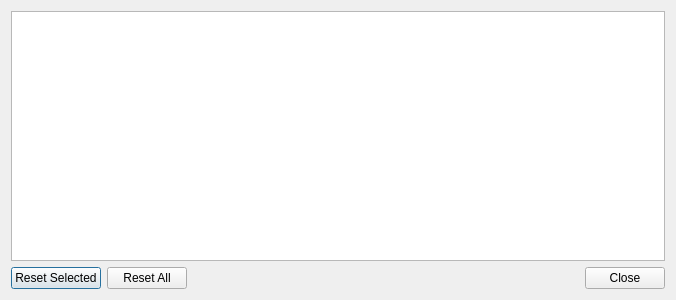
<?xml version="1.0" encoding="UTF-8"?>
<ui version="4.0">
 <class>SongCounter</class>
 <widget class="QDialog" name="SongCounter">
  <property name="geometry">
   <rect>
    <x>0</x>
    <y>0</y>
    <width>676</width>
    <height>300</height>
   </rect>
  </property>
  <property name="windowTitle">
   <string>Song Counter</string>
  </property>
  <property name="windowIcon">
   <iconset resource="softprojector.qrc">
    <normaloff>:/icons/icons/song_count.png</normaloff>:/icons/icons/song_count.png</iconset>
  </property>
  <layout class="QGridLayout" name="gridLayout">
   <item row="0" column="0">
    <widget class="QTableView" name="countTable">
     <property name="selectionBehavior">
      <enum>QAbstractItemView::SelectRows</enum>
     </property>
     <property name="sortingEnabled">
      <bool>true</bool>
     </property>
     <property name="wordWrap">
      <bool>false</bool>
     </property>
     <attribute name="horizontalHeaderStretchLastSection">
      <bool>true</bool>
     </attribute>
     <attribute name="verticalHeaderVisible">
      <bool>false</bool>
     </attribute>
     <attribute name="verticalHeaderDefaultSectionSize">
      <number>20</number>
     </attribute>
    </widget>
   </item>
   <item row="1" column="0">
    <layout class="QHBoxLayout" name="horizontalLayout">
     <item>
      <widget class="QPushButton" name="resetOneButton">
       <property name="text">
        <string>Reset Selected</string>
       </property>
      </widget>
     </item>
     <item>
      <widget class="QPushButton" name="resetButton">
       <property name="text">
        <string>Reset All</string>
       </property>
      </widget>
     </item>
     <item>
      <spacer name="horizontalSpacer">
       <property name="orientation">
        <enum>Qt::Horizontal</enum>
       </property>
       <property name="sizeHint" stdset="0">
        <size>
         <width>40</width>
         <height>20</height>
        </size>
       </property>
      </spacer>
     </item>
     <item>
      <widget class="QPushButton" name="closeButton">
       <property name="text">
        <string>Close</string>
       </property>
      </widget>
     </item>
    </layout>
   </item>
  </layout>
 </widget>
 <resources>
  <include location="softprojector.qrc"/>
 </resources>
 <connections/>
</ui>
